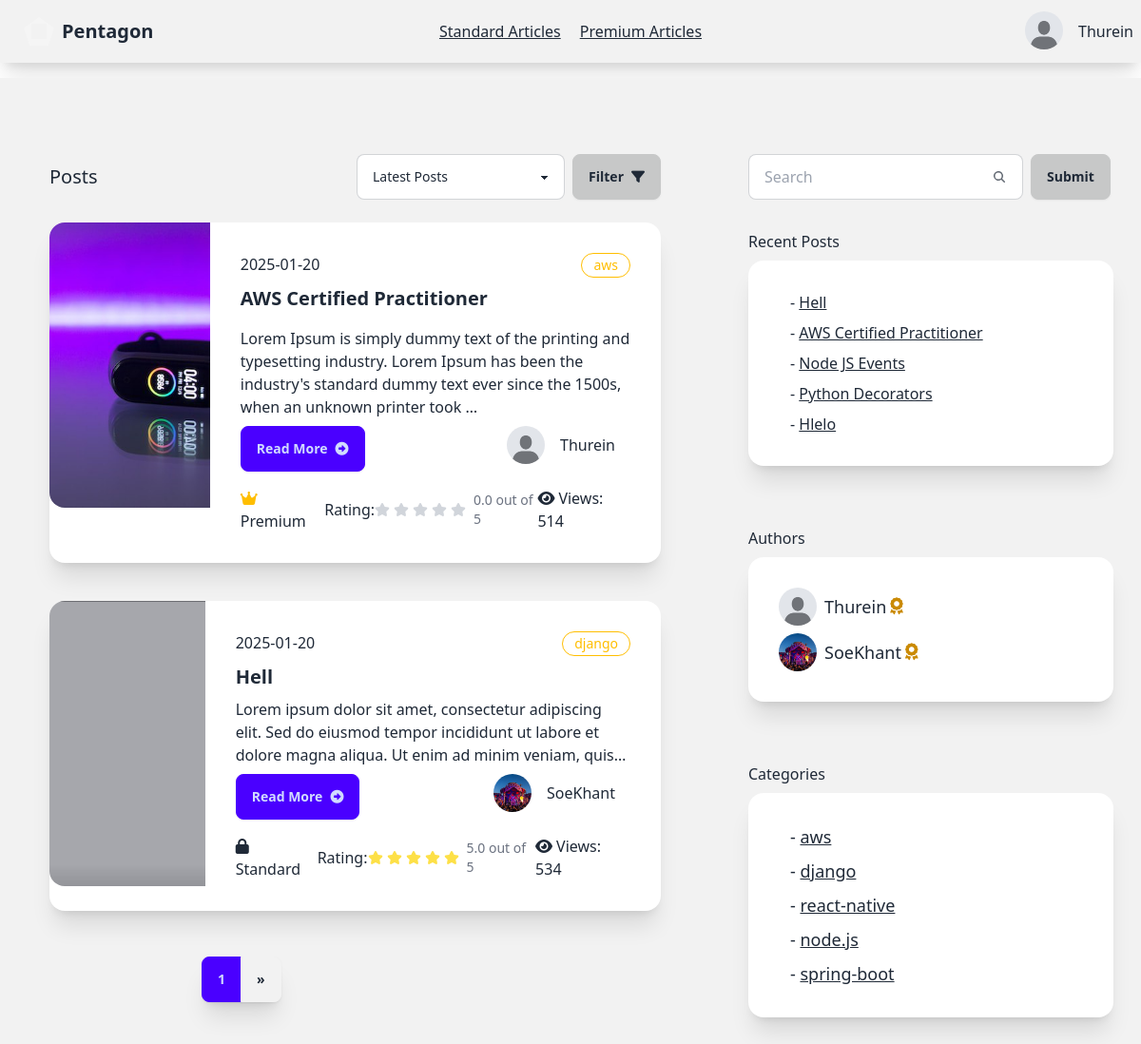
The app's page /reader/ (signed in) with its own data.
### account/models.py (models this page shows)
class AccountStatus(models.Model):
    is_verified=models.BooleanField(default=False)
    profile=models.ImageField(max_length=100, blank=True,default="account/default.jpeg",null=True,upload_to="media/account")
    user=models.ForeignKey(User, on_delete=models.CASCADE,related_name="account_status")
    rank=models.CharField(max_length=20,blank=True, default="Silver")
    created_at=models.DateTimeField(auto_now=True)
    def __str__(self):
        return self.user.username

### writer/models.py (models this page shows, shortened)
class Article(models.Model):
    CATEGORY_CHOICES = [
        ('flutter', 'Flutter'),
        ('react-native', 'React Native'),
        ('node.js', 'Node.JS'),
        ('spring-boot','Spring Boot'),
        ('laravel','Laravel'),
        ('django',"Django"),
        ('aws',"AWS"),
        ('web-development','Web Development'),
        ('mobile-development','Mobile Development'),
        ('cloud','Cloud Architect')
    ]
    title=models.CharField(max_length=100)
    content=models.TextField(
        validators=[
            MinLengthValidator(40, message="Content must be at least 40 characters long.")
        ]
    )
    author=models.ForeignKey(User, on_delete=models.CASCADE)
    view_count = models.PositiveIntegerField(default=0)
    posted_at=models.DateTimeField(auto_now_add=True)
    is_premium=models.BooleanField(default=False)
    is_standard=models.BooleanField(default=False)
    photo=models.ImageField(default='article/default.jpeg', blank=True, null=True,upload_to="article/")
    category = models.CharField(
        max_length=20,
        choices=CATEGORY_CHOICES,
        default='web-development',
        blank=False,
        null=False
    )
    def get_rating(self):
        reviews = self.article_review.all()
        if reviews:
            total_rating = sum(review.rating for review in reviews)
            return total_rating / len(reviews)
        else:
            return 0
    def get_author_name(self):
        return self.author.username
    def get_account_status(self):
        try:
            return self.author.account_status.first()
        except AccountStatus.DoesNotExist:
            return None
    def __str__(self):
        return self.title

class ArticleReview(models.Model):
    article=models.ForeignKey(Article, on_delete=models.CASCADE,related_name="article_review")
    user=models.ForeignKey(User, on_delete=models.CASCADE, related_name="article_reviewer")
    comment=models.TextField(blank=True, null=True)
    rating=models.FloatField(default=0,blank=True, null=True)
    author_reply=models.TextField(blank=True, null=True)
    posted_at=models.DateTimeField(auto_now_add=True)

class RecentArticle(models.Model):
    user=models.ForeignKey(User, on_delete=models.CASCADE)
    article=models.ForeignKey(Article, on_delete=models.CASCADE)
    created_at=models.DateTimeField(auto_now=True)

### reader/views.py (the view, shortened to what this page needs)
# urls.py: path('',views.client_home,name="client-home"),
@login_required(login_url="sign-in")
def client_home(request):
    recent_articles=RecentArticle.objects.filter(user=request.user).select_related("article").order_by("-created_at")[:5]
    query=request.GET.get("search","")
    articles=Article.objects.all()
    paginator=Paginator(articles,2)
    page_number=request.GET.get("page")
    page_object=paginator.get_page(page_number)
    users=User.objects.all()
    authors=Article.objects.filter(author__in=users).values('author').distinct()
    accounts=AccountStatus.objects.filter(user__in=authors)
    print(accounts)
    categories=Article.objects.values('category').distinct()
    context={
        'account_status':get_account_status(request),
        'accounts':accounts,
        'categories':categories,
        "page_objects":page_object,
        "recent_articles":recent_articles,
        "show_spinner":True
    }
    return render(request, "reader/home.html",context)

### reader/views.py (called while the page is built)
def get_account_status(request):
    account_status = AccountStatus.objects.get(user=request.user)
    return account_status

### reader/templates/reader/home.html (shortened to what this page needs)
{% extends 'reader/base.html' %}
{% block content %}
    <div class=" bg-base-200 min-h-screen flex w-100 mt-4">
        <div class="grid grid-cols-8 gap-2 ">
            <div class="col-start-1 col-span-5 mt-12 mx-5">
                <div class="card">
                    <div class="card-body">
                       <div class="flex justify-between items-center">
                        <p class="text-xl">Posts</p>
                        <div class="flex w-80">
                          <select id="postFilter" class="select select-bordered w-full max-w-xs ">
                            <option  selected>Latest Posts</option>
                          </select>
                          <button id="applyFilterBtn" class="btn btn-active ml-2">Filter <i class="fa-solid fa-filter"></i></button>
                        </div>
                       </div>
                        {% for article in page_objects %}
              <div class="card card-side bg-base-100 shadow-xl my-4">
                <figure class="w-11/12 h-5/6">
                    <img
                      class="object-cover"
                      style="min-height:300px;"
                      src="{{article.photo.url}}"
                      alt="Movie" />
                  </figure>
                <div class="card-body">
                  <div class="flex">
                    <p>{{article.posted_at|date:'Y-m-d'}}</p>
                    <div class="badge badge-warning badge-outline p-3">{{article.category}}</div>
                  </div>
                  <h2 class="card-title font-bold">{{article.title}}</h2>
                  <p class="line-clamp-3">{{article.content|safe|truncatewords:30}}</p>
                  <div class="card-actions justify-between">
                    <a href="{% url 'post-detail' article.id %}" class="btn btn-primary"> Read More<i class="fa-solid fa-circle-right"></i></a>
                    <div>
                        <div class="flex-row flex items-center">
                            <div class="avatar">
                                <div class="w-10 rounded-full">
                                    <img
                                    style="object-fit: cover;width:100%;height:100%"
                                    alt="Tailwind CSS Navbar component"
                                    src="{{article.get_account_status.profile.url}}" />
                                </div>
                              </div>
                              <h2 class="mx-4">{{article.get_author_name}}</h2>
                        </div>
                    </div>
                  </div>
                  <div class="flex justify-between items-center mt-2">
                    <div>
                        {% if article.is_premium %}
                        <i class="fa-solid fa-crown text-warning"></i>
                        Premium
                        {% elif article.is_standard %}
                        <i class="fa-solid fa-lock"></i>
                        Standard
                        {% else %}
                        <i class="fa-solid fa-lock-open"></i>
                        Free
                        {% endif %}
                    </div>
                    <div class="flex items-center">
                      Rating:
                      <div class="flex">
                      </div>
                      <div class="">
                        <p class="ms-1 text-sm font-medium text-gray-500 dark:text-gray-400">
                          {{article.get_rating|floatformat:1}}
                          out of 5</p>
                      </div>
                    </div>
                    <div class="">
                        <i class="fa-solid fa-eye mr-1"></i>Views:
                       {{article.view_count}}
                    </div>
                  </div>
                </div>
              </div>
              {% endfor %}
                    </div>
                </div>
                  <div class="join ml-48 mb-12 shadow-xl">
                    <button class="join-item btn btn-primary">{{page_objects.number}}</button>
                    {% if page_objects.has_next %}
                    <a href="?page={{page_objects.next_page_number}}" class="join-item btn">»</a>
                    {% endif %}
                  </div>
            </div>
            <div class="col-start-6 col-span-2 mt-20">
                <div class="flex-row">
                  <div class="ml-8">
                    <form action="" class="flex" method="get">
                      <label class="input input-bordered flex items-center gap-2">
                        <input type="text" class="grow" name="search" placeholder="Search" />
                        <svg
                          xmlns="http://www.w3.org/2000/svg"
                          viewBox="0 0 16 16"
                          fill="currentColor"
                          class="h-4 w-4 opacity-70">
                          <path
                            fill-rule="evenodd"
                            d="M9.965 11.026a5 5 0 1 1 1.06-1.06l2.755 2.754a.75.75 0 1 1-1.06 1.06l-2.755-2.754ZM10.5 7a3.5 3.5 0 1 1-7 0 3.5 3.5 0 0 1 7 0Z"
                            clip-rule="evenodd" />
                        </svg>
                      </label>
                      <input type="submit" value="Submit" class="btn btn-active ml-2">
                    </form>
                  </div>
                  <div class="card">
                    <div class="card-body">
                        Recent Posts
                        <div class="card bg-base-100 w-96 shadow-xl">
                            <div class="card-body">
                               {% for article in recent_articles %}
                               <div class="flex-row flex items-center">
                                     <h2 class="mx-3">- <a href="{% url 'post-detail' article.article.id %}" class="link">{{article.article}}</a></h2>
                               </div>
                               {% endfor %}
                            </div>
                          </div>
                      </div>
                    </div>
                  <div class="card">
                    <div class="card-body">
                        Authors
                        <div class="card bg-base-100 w-96 shadow-xl">
                            <div class="card-body">
                               {% for account in accounts %}
                               <div class="flex-row flex items-center">
                                <div class="avatar">
                                    <div class="w-10 rounded-full">
                                      <img src="{{account.profile.url}}" />
                                    </div>
                                  </div>
                                     <h2 class="mx-2 text-lg flex items-center">{{account.user.username}}
                                      {% if account.rank == "Platinum" %}
                                     <i class="fa-solid fa-trophy text-warning ml-1"></i>
                                     {% elif account.rank == "Gold" %}
                                     <i class="fa-solid fa-award  text-yellow-600	ml-1"></i>
                                     {% else %}
                                     <i class="fa-solid fa-medal ml-1"></i>
                                     </h2>
                                     {% endif %}
                               </div>
                               {% endfor %}
                            </div>
                          </div>
                      </div>
                    </div>
                    <div class="card">
                      <div class="card-body">
                          Categories
                          <div class="card bg-base-100 w-96 shadow-xl">
                              <div class="card-body">
                                 {% for category in categories %}
                                 <div class="flex-row flex items-center">
                                       <h2 class="mx-3 text-lg">- <a href="{% url 'category' category.category  %}" class="link">{{category.category}}</a></h2>
                                 </div>
                                 {% endfor %}
                              </div>
                            </div>
                        </div>
                      </div>
                </div>
                </div>
            </div>
    </div>
{% endblock  %}

### reader/templates/reader/base.html (shortened to what this page needs)
{% load static %}
<!DOCTYPE html>
<html lang="en">
<head>
    <link href="https://cdn.jsdelivr.net/npm/daisyui@latest/dist/full.min.css" rel="stylesheet" type="text/css" />
    <link href="{% static 'fontawesomefree/css/fontawesome.css' %}" rel="stylesheet" type="text/css">
    <link href="{% static 'fontawesomefree/css/brands.css' %}" rel="stylesheet" type="text/css">
    <link href="{% static 'fontawesomefree/css/solid.css' %}" rel="stylesheet" type="text/css">
</head>
<body>
    <div class="navbar bg-base-200 shadow-xl">
        <div class="navbar-start">
          <a href="{% url 'home' %}" class="btn btn-ghost text-xl"><div class="mask mask-pentagon w-8 h-8 border-8 border-neutral-100	"></div>Pentagon</a>
        </div>
        <div class="navbar-center gap-5">
            <a id="standard" href="{% url 'standard-posts' %}" class=" link ">Standard Articles</a>
            <a  href="{% url 'premium-posts' %}" class="link">Premium Articles</a>
          </div>
        <div class="navbar-end gap-3">
          {% if user.is_authenticated %}
          <div class="dropdown dropdown-end">
            <div tabindex="0" role="button" class="btn btn-ghost btn-circle avatar">
              <div class="w-10 rounded-full">
                <img
                  style="object-fit: contain;width:100%;height:100%"
                  alt="Tailwind CSS Navbar component"
                  src="{{account_status.profile.url}}" />
              </div>
            </div>
          </div>
          {{user}}
          {% else %}
          <a href="{% url 'sign-up' %}" class="btn">Sign Up</a>
          <a href="{% url 'sign-in' %}" class="btn">Sign In</a>
          {% endif %}
        </div>
       </div>
    {% block content %}
    {% endblock  %}
    <script src="https://cdn.tailwindcss.com"></script>
</body>
</html>

### records on screen
AccountStatus: profile (placeholder picture), user.username "Thurein", rank "Gold" (drawn)
Article: photo (picture), posted_at "2025-01-20", category "aws", title "AWS Certified Practitioner", content "Lorem Ipsum is simply dummy text of the printing and typesetting industry. Lorem Ipsum has been the industry's standard dummy text ever since the 1500s, when an unknown printer took …", get_account_status.profile (placeholder picture), get_author_name "Thurein", is_premium True (drawn), get_rating "0.0", view_count "514"
Article: photo (picture), posted_at "2025-01-20", category "django", title "Hell", content "Lorem ipsum dolor sit amet, consectetur adipiscing elit. Sed do eiusmod tempor incididunt ut labore et dolore magna aliqua. Ut enim ad minim veniam,…", get_account_status.profile (picture), get_author_name "SoeKhant", is_premium False (drawn), get_rating "5.0", view_count "534"
RecentArticle: article "Hell"
RecentArticle: article "AWS Certified Practitioner"
RecentArticle: article "Node JS Events"
RecentArticle: article "Python Decorators"
RecentArticle: article "Hlelo"
AccountStatus: profile (picture), user.username "SoeKhant", rank "Gold" (drawn)

### other values on screen
{{ user }} "Thurein"
{{ page_objects.number }} "1"
{{ category.category }} "aws" "django" "react-native" "node.js" "spring-boot"
